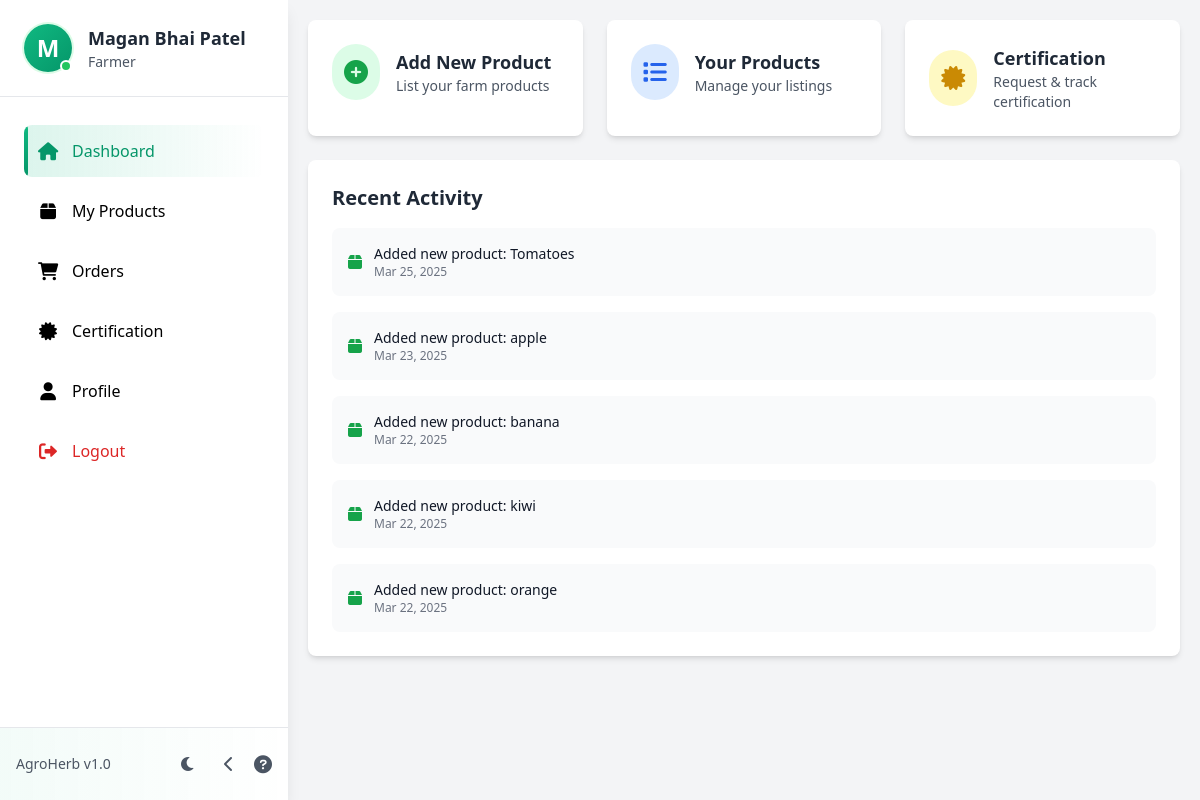
Page /dashboard/farmer/ (signed in) on the committed database.
### api/models.py (models this page shows, shortened)
class User(AbstractBaseUser, PermissionsMixin):
    ROLE_CHOICES = [
        ('Farmer', 'Farmer'),
        ('Customer', 'Customer'),
        ('Admin', 'Admin'),
        ('Verifier', 'Verifier'),
    ]
    user_id = models.AutoField(primary_key=True)
    full_name = models.CharField(max_length=100)
    email = models.EmailField(unique=True)
    phone_number = models.CharField(max_length=15)
    role = models.CharField(max_length=10, choices=ROLE_CHOICES, default='Customer')
    is_active = models.BooleanField(default=True)
    is_staff = models.BooleanField(default=False)
    objects = UserManager()
    USERNAME_FIELD = 'email'
    REQUIRED_FIELDS = ['full_name', 'phone_number']

class Product(models.Model):
    product_id = models.AutoField(primary_key=True)
    farmer = models.ForeignKey(FarmerProfile, on_delete=models.CASCADE)
    category = models.ForeignKey(Category, on_delete=models.CASCADE)
    product_name = models.CharField(max_length=100)
    description = models.TextField()
    price = models.DecimalField(max_digits=10, decimal_places=2)
    stock = models.PositiveIntegerField()
    image = models.ImageField(upload_to='products/')
    qr_code = models.ImageField(upload_to='qr_codes/', blank=True, null=True)
    created_at = models.DateTimeField(auto_now_add=True)

### api/views.py (the view)
# urls.py: path('dashboard/farmer/', views.farmer_dashboard, name='farmer_dashboard'),
@login_required
def farmer_dashboard(request):
    if request.user.role != 'Farmer':
        messages.error(request, 'Only farmers can access this dashboard.')
        return redirect('home')
    try:
        farmer_profile = FarmerProfile.objects.get(user=request.user)
        recent_products = Product.objects.filter(farmer=farmer_profile).order_by('-created_at')[:5]
    except FarmerProfile.DoesNotExist:
        farmer_profile = None
        recent_products = []
    context = {
        'farmer_profile': farmer_profile,
        'recent_products': recent_products,
    }
    return render(request, 'farmer/farmer_dashboard.html', context)

### templates/farmer/farmer_dashboard.html (shortened to what this page needs)
{% extends 'farmer/farmer_base.html' %}
{% block content %}
<div class="flex flex-col p-5">
    <div class="grid grid-cols-1 md:grid-cols-3 gap-6 mb-6">
        <a href="{% url 'add_product' %}" class="bg-white rounded-lg shadow-md p-6 hover:shadow-lg transition-shadow">
            <div class="flex items-center">
                <div class="p-3 bg-green-100 rounded-full">
                    <i class="fas fa-plus-circle text-green-600 text-2xl"></i>
                </div>
                <div class="ml-4">
                    <h3 class="text-lg font-semibold text-gray-800">Add New Product</h3>
                    <p class="text-gray-600 text-sm">List your farm products</p>
                </div>
            </div>
        </a>
        <a href="{% url 'product_list' %}" class="bg-white rounded-lg shadow-md p-6 hover:shadow-lg transition-shadow">
            <div class="flex items-center">
                <div class="p-3 bg-blue-100 rounded-full">
                    <i class="fas fa-list text-blue-600 text-2xl"></i>
                </div>
                <div class="ml-4">
                    <h3 class="text-lg font-semibold text-gray-800">Your Products</h3>
                    <p class="text-gray-600 text-sm">Manage your listings</p>
                </div>
            </div>
        </a>
        <a href="{% url 'certification_request' %}" class="bg-white rounded-lg shadow-md p-6 hover:shadow-lg transition-shadow">
            <div class="flex items-center">
                <div class="p-3 bg-yellow-100 rounded-full">
                    <i class="fas fa-certificate text-yellow-600 text-2xl"></i>
                </div>
                <div class="ml-4">
                    <h3 class="text-lg font-semibold text-gray-800">Certification</h3>
                    <p class="text-gray-600 text-sm">Request & track certification</p>
                </div>
            </div>
        </a>
    </div>
    <div class="bg-white rounded-lg shadow-md p-6">
        <h2 class="text-xl font-semibold text-gray-800 mb-4">Recent Activity</h2>
        <div class="space-y-4">
            {% if recent_products %}
                {% for product in recent_products %}
                <div class="flex items-center justify-between p-4 bg-gray-50 rounded-lg">
                    <div class="flex items-center">
                        <i class="fas fa-box text-green-600 mr-3"></i>
                        <div>
                            <p class="text-sm font-medium text-gray-900">Added new product: {{ product.product_name }}</p>
                            <p class="text-xs text-gray-500">{{ product.created_at|date:"M d, Y" }}</p>
                        </div>
                    </div>
                </div>
                {% endfor %}
            {% else %}
                <p class="text-gray-500 text-center py-4">No recent activity</p>
            {% endif %}
        </div>
    </div>
</div>
{% endblock %}

### templates/farmer/sidebar.html (shortened to what this page needs)
<!DOCTYPE html>
<html lang="en">
<head>
    <script src="https://cdn.tailwindcss.com"></script>
</head>
<body class="flex m-0 font-sans">
    <div class="sidebar fixed left-0 top-0 h-full bg-white dark:bg-gray-900 shadow-lg z-50">
        <div class="p-6 border-b border-gray-200 dark:border-gray-700 profile-section">
            <div class="flex items-center">
                <div class="relative">
                    {% if user.farmer_profile.photo %}
                        <img src="{{ user.farmer_profile.photo.url }}" alt="Profile Photo"
                             class="w-12 h-12 rounded-full object-cover ring-2 ring-green-100 dark:ring-green-900 transition-all duration-300 hover:scale-110 hover:ring-green-200 dark:hover:ring-green-800">
                    {% else %}
                        <div class="w-12 h-12 rounded-full default-avatar ring-2 ring-green-100 dark:ring-green-900 transition-all duration-300 hover:scale-110 hover:ring-green-200 dark:hover:ring-green-800">
                            {{ user.full_name|first|upper }}
                        </div>
                    {% endif %}
                    <div class="absolute bottom-0 right-0 w-3 h-3 bg-green-500 rounded-full border-2 border-white dark:border-gray-900 online-indicator"></div>
                </div>
                <div class="ml-4">
                    <h2 class="text-lg font-semibold text-gray-800 dark:text-white profile-name">{{ user.full_name }}</h2>
                    <p class="text-sm text-gray-600 dark:text-gray-400 profile-role">Farmer</p>
                </div>
            </div>
        </div>
        <nav class="p-6">
            <ul class="space-y-2">
                <li class="nav-item">
                    <a href="{% url 'farmer_dashboard' %}"
                       class="sidebar-link flex items-center p-3 rounded-lg {% if request.resolver_match.url_name == 'farmer_dashboard' %}active{% endif %}">
                        <div class="icon-wrapper mr-3">
                            <i class="fas fa-home text-lg"></i>
                        </div>
                        <span class="nav-text">Dashboard</span>
                    </a>
                </li>
                <li class="nav-item">
                    <a href="{% url 'product_list' %}"
                       class="sidebar-link flex items-center p-3 rounded-lg {% if request.resolver_match.url_name == 'product_list' %}active{% endif %}">
                        <div class="icon-wrapper mr-3">
                            <i class="fas fa-box text-lg"></i>
                        </div>
                        <span class="nav-text">My Products</span>
                    </a>
                </li>
                <li class="nav-item">
                    <a href="{% url 'farmer_orders' %}"
                       class="sidebar-link flex items-center p-3 rounded-lg {% if request.resolver_match.url_name == 'farmer_orders' %}active{% endif %}">
                        <div class="icon-wrapper mr-3">
                            <i class="fas fa-shopping-cart text-lg"></i>
                        </div>
                        <span class="nav-text">Orders</span>
                    </a>
                </li>
                <li class="nav-item">
                    <a href="{% url 'certification_request' %}"
                       class="sidebar-link flex items-center p-3 rounded-lg {% if request.resolver_match.url_name == 'certification_request' %}active{% endif %}">
                        <div class="icon-wrapper mr-3">
                            <i class="fas fa-certificate text-lg"></i>
                        </div>
                        <span class="nav-text">Certification</span>
                    </a>
                </li>
                <li class="nav-item">
                    <a href="{% url 'edit_farmer_profile' %}"
                       class="sidebar-link flex items-center p-3 rounded-lg {% if request.resolver_match.url_name == 'edit_farmer_profile' %}active{% endif %}">
                        <div class="icon-wrapper mr-3">
                            <i class="fas fa-user text-lg"></i>
                        </div>
                        <span class="nav-text">Profile</span>
                    </a>
                </li>
                <li class="nav-item">
                    <a href="{% url 'logout' %}"
                       class="sidebar-link logout-link flex items-center p-3 rounded-lg text-red-600 dark:text-red-400 hover:bg-red-50 dark:hover:bg-red-900/20">
                        <div class="icon-wrapper mr-3">
                            <i class="fas fa-sign-out-alt text-lg"></i>
                        </div>
                        <span class="nav-text">Logout</span>
                    </a>
                </li>
            </ul>
        </nav>
        <div class="absolute bottom-0 w-full p-4 border-t border-gray-200 dark:border-gray-700 bottom-section">
            <div class="flex items-center justify-between">
                <span class="text-sm text-gray-600 dark:text-gray-400 version-text">AgroHerb v1.0</span>
                <div class="flex items-center space-x-3">
                    <button class="theme-toggle p-2 rounded-lg hover:bg-gray-100 dark:hover:bg-gray-800" onclick="toggleTheme()">
                        <i class="fas fa-moon dark:hidden text-gray-600"></i>
                    </button>
                    <button class="toggle-button p-2 rounded-lg hover:bg-gray-100 dark:hover:bg-gray-800" onclick="toggleSidebar()">
                        <i class="fas fa-chevron-left text-gray-600 dark:text-gray-400"></i>
                    </button>
                    <a href="#" class="help-icon">
                        <i class="fas fa-question-circle text-lg text-gray-600 dark:text-gray-400"></i>
                    </a>
                </div>
            </div>
        </div>
    </div>
</body>
</html>

### templates/farmer/sidebar.html (style rules this page uses)
:root { --sidebar-width: 18rem; --sidebar-collapsed-width: 5rem; }
.sidebar { width: var(--sidebar-width); transition: all 0.3s cubic-bezier(0.4, 0, 0.2, 1); }
.sidebar-link { transition: all 0.3s cubic-bezier(0.4, 0, 0.2, 1); position: relative; overflow: hidden; margin: 0.25rem 0; white-space: nowrap; }
.sidebar-link::before { content: ''; position: absolute; left: 0; top: 0; height: 100%; width: 4px; background: linear-gradient(to bottom, #10b981, #059669); transform: scaleY(0); transition: transform 0.3s cubic-bezier(0.4, 0, 0.2, 1); border-radius: 0 4px 4px 0; }
.sidebar-link:hover::before, .sidebar-link.active::before { transform: scaleY(1); }
.sidebar-link.active { background: linear-gradient(to right, rgba(16, 185, 129, 0.15), transparent); color: #059669; font-weight: 500; }
.profile-section { transition: all 0.3s cubic-bezier(0.4, 0, 0.2, 1); position: relative; overflow: hidden; }
.profile-section::after { content: ''; position: absolute; bottom: 0; left: 0; width: 100%; height: 2px; background: linear-gradient(to right, #10b981, #059669); transform: scaleX(0); transition: transform 0.3s cubic-bezier(0.4, 0, 0.2, 1); }
.nav-item { animation: slideIn 0.5s cubic-bezier(0.4, 0, 0.2, 1) forwards; opacity: 0; }
.nav-item:nth-child(1) { animation-delay: 0.1s; }
.nav-item:nth-child(2) { animation-delay: 0.2s; }
.nav-item:nth-child(3) { animation-delay: 0.3s; }
.nav-item:nth-child(4) { animation-delay: 0.4s; }
.nav-item:nth-child(5) { animation-delay: 0.5s; }
.nav-item:nth-child(6) { animation-delay: 0.6s; }
.icon-wrapper { transition: all 0.3s cubic-bezier(0.4, 0, 0.2, 1); position: relative; min-width: 1.5rem; text-align: center; }
.sidebar-link.active .icon-wrapper { color: #059669; }
.online-indicator { animation: pulse 2s infinite; }
.bottom-section { background: linear-gradient(to right, rgba(16, 185, 129, 0.05), transparent); }
.help-icon { transition: all 0.3s cubic-bezier(0.4, 0, 0.2, 1); }
.logout-link { transition: all 0.3s cubic-bezier(0.4, 0, 0.2, 1); }
.theme-toggle { transition: all 0.3s cubic-bezier(0.4, 0, 0.2, 1); }
.toggle-button { transition: all 0.3s cubic-bezier(0.4, 0, 0.2, 1); }
.default-avatar { background: linear-gradient(135deg, #10b981 0%, #059669 100%); display: flex; align-items: center; justify-content: center; color: white; font-weight: 600; font-size: 1.5rem; text-transform: uppercase; }

### rows in the picture
User: full_name|first "M", full_name "Magan Bhai Patel"
Product: product_name "Tomatoes", created_at "Mar 25, 2025"
Product: product_name "apple", created_at "Mar 23, 2025"
Product: product_name "banana", created_at "Mar 22, 2025"
Product: product_name "kiwi", created_at "Mar 22, 2025"
Product: product_name "orange", created_at "Mar 22, 2025"
